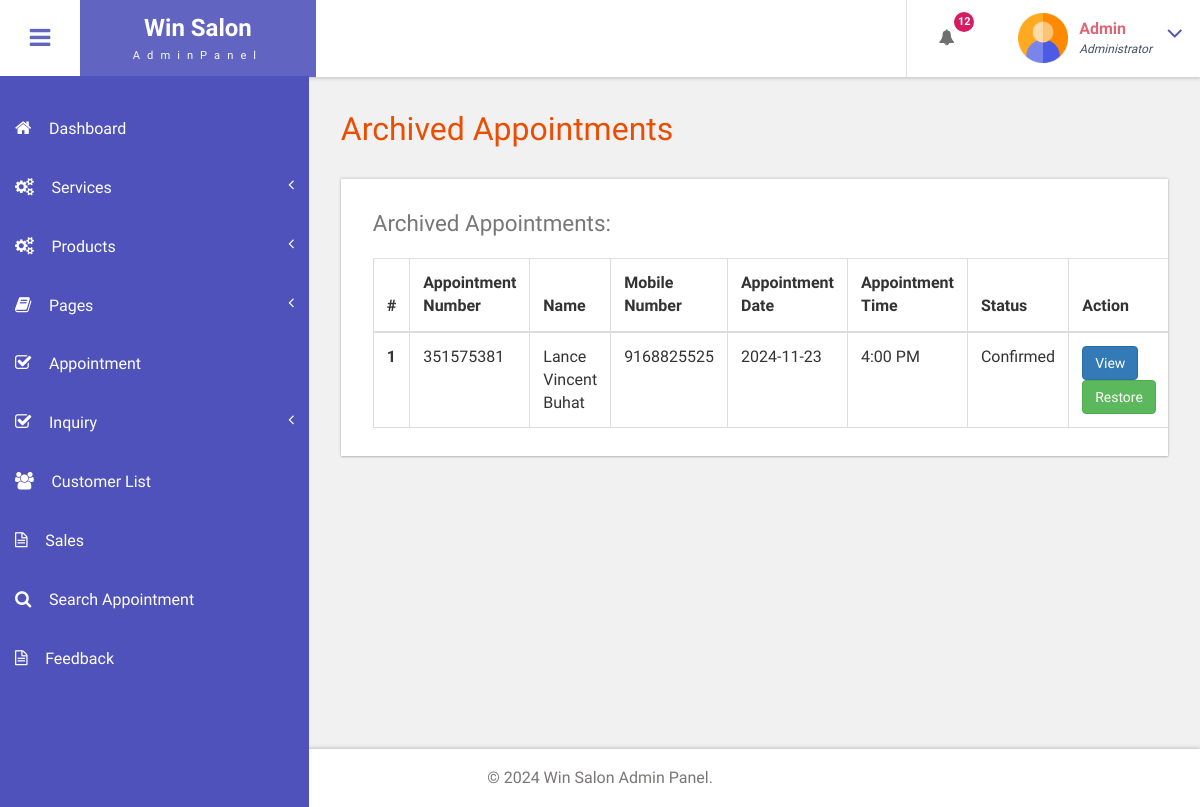
Before: /bfs/admin/archived-appointments.php (signed in) with the older database file.
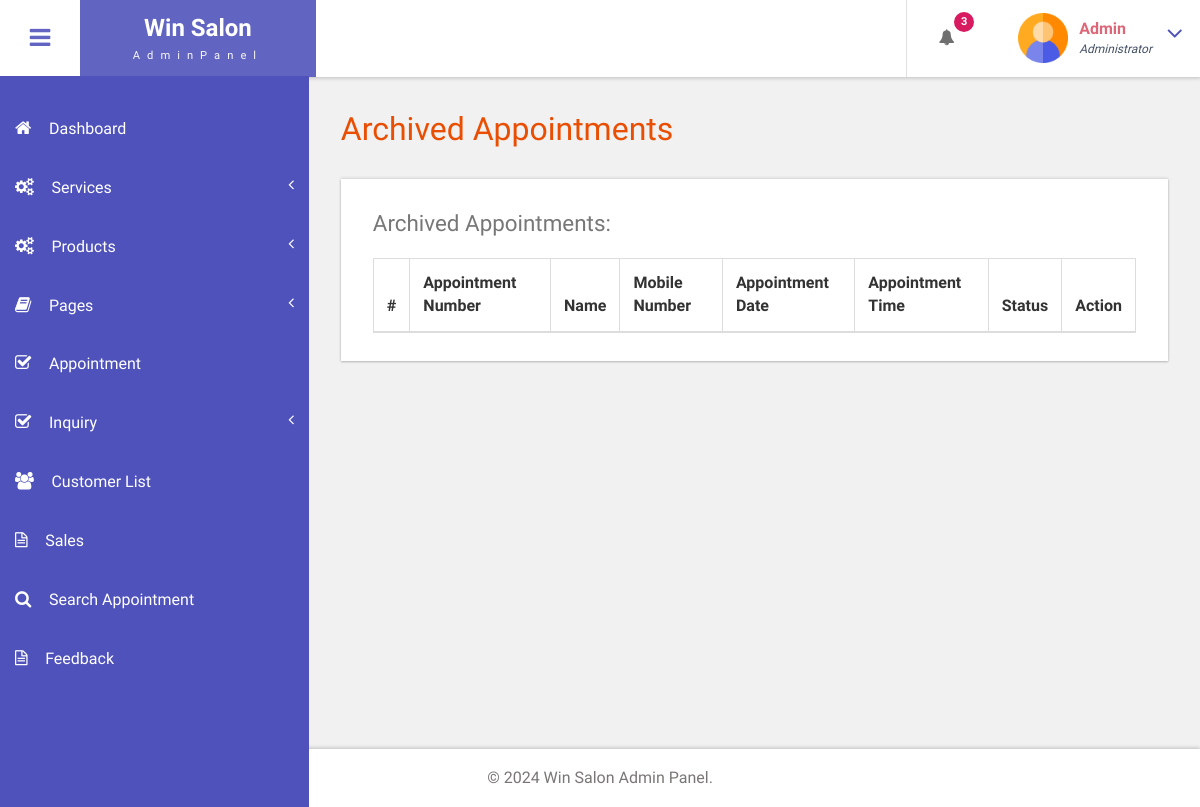
After: the same page with the newer database file.
### tables this page shows
CREATE TABLE `tblbook` (
  `ID` int(10) NOT NULL,
  `UserID` int(10) DEFAULT NULL,
  `AptNumber` int(10) DEFAULT NULL,
  `AptDate` date DEFAULT NULL,
  `AptTime` time DEFAULT NULL,
  `Service` varchar(255) NOT NULL,
  `Message` mediumtext DEFAULT NULL,
  `BookingDate` timestamp NULL DEFAULT current_timestamp(),
  `Remark` varchar(250) DEFAULT NULL,
  `Status` varchar(250) DEFAULT NULL,
  `RemarkDate` timestamp NULL DEFAULT NULL ON UPDATE current_timestamp(),
  `Service_Total_Price` decimal(10,2) DEFAULT 0.00,
  `deleted_at` datetime DEFAULT NULL
);

CREATE TABLE `tbluser` (
  `ID` int(10) NOT NULL,
  `FirstName` varchar(120) DEFAULT NULL,
  `LastName` varchar(250) DEFAULT NULL,
  `MobileNumber` bigint(10) DEFAULT NULL,
  `Email` varchar(120) DEFAULT NULL,
  `Password` varchar(120) DEFAULT NULL,
  `account_activation_hash` varchar(64) DEFAULT NULL,
  `RegDate` timestamp NULL DEFAULT current_timestamp(),
  `LastLogin` timestamp NOT NULL DEFAULT current_timestamp() ON UPDATE current_timestamp()
);

### bfs/admin/archived-appointments.php (the view, shortened to what the changed rows need)
<?php
include('includes/dbconnection.php');
if (strlen($_SESSION['bpmsaid'] == 0)) {
    header('location:logout.php');
} else {
?>
<!DOCTYPE HTML>
<html>
<head>
    <link href="css/bootstrap.css" rel='stylesheet' type='text/css' />
    <link href="css/style.css" rel='stylesheet' type='text/css' />
    <link href="css/font-awesome.css" rel="stylesheet">
    <link href="css/animate.css" rel="stylesheet" type="text/css" media="all">
    <link href="css/custom.css" rel="stylesheet">
</head>
<body class="cbp-spmenu-push">
    <div class="main-content">
        <?php include_once('includes/sidebar.php'); ?>
        <?php include_once('includes/header.php'); ?>
        <div id="page-wrapper">
            <div class="main-page">
                <div class="tables">
                    <h3 class="title1">Archived Appointments</h3>
                    <div class="table-responsive bs-example widget-shadow">
                        <h4>Archived Appointments:</h4>
                        <table class="table table-bordered">
                            <thead>
                                <tr>
                                    <th>#</th>
                                    <th>Appointment Number</th>
                                    <th>Name</th>
                                    <th>Mobile Number</th>
                                    <th>Appointment Date</th>
                                    <th>Appointment Time</th>
                                    <th>Status</th>
                                    <th>Action</th>
                                </tr>
                            </thead>
                            <tbody>
                            <?php
                            $ret = mysqli_query($con, "SELECT tbluser.FirstName, tbluser.LastName, tbluser.Email, tbluser.MobileNumber, tblbook.ID as bid, tblbook.AptNumber, tblbook.AptDate, tblbook.AptTime, tblbook.Message, tblbook.BookingDate, tblbook.Status
                                                       FROM tblbook
                                                       JOIN tbluser ON tbluser.ID = tblbook.UserID
                                                       WHERE tblbook.deleted_at IS NOT NULL
                                                       AND tblbook.deleted_at >= NOW() - INTERVAL 30 DAY
                                                       ORDER BY tblbook.BookingDate DESC, tblbook.ID DESC");
                            $cnt = 1;
                            while ($row = mysqli_fetch_array($ret)) {
                            ?>
                            <tr>
                                <th scope="row"><?php echo $cnt; ?></th>
                                <td><?php echo $row['AptNumber']; ?></td>
                                <td><?php echo $row['FirstName'] . " " . $row['LastName']; ?></td>
                                <td><?php echo $row['MobileNumber']; ?></td>
                                <td><?php echo $row['AptDate']; ?></td>
                                <td><?php echo date("g:i A", strtotime($row['AptTime'])); ?></td>
                                <td><?php echo $row['Status'] ? $row['Status'] : "Not Updated Yet"; ?></td>
                                <td>
                                    <a href="view-appointment.php?viewid=<?php echo $row['bid']; ?>" class="btn btn-primary">View</a>
                                    <a href="archived-appointments.php?restoreid=<?php echo $row['bid']; ?>" class="btn btn-success" onClick="return confirm('Are you sure you want to restore this appointment?')">Restore</a>
                                </td>
                            </tr>
                            <?php
                            $cnt++;
                            } ?>
                            </tbody>
                        </table>
                    </div>
                </div>
            </div>
        </div>
        <?php include_once('includes/footer.php'); ?>
    </div>
</body>
</html>
<?php } ?>

### bfs/admin/includes/header.php (shortened to what the changed rows need)
<div class="sticky-header header-section ">
      <div class="header-left">
        <button id="showLeftPush"><i class="fa fa-bars"></i></button>
        <div class="logo">
          <a href="index.html">
            <h1>Win Salon</h1>
            <span>AdminPanel</span>
          </a>
        </div>
      </div>
      <div class="header-right">
        <div class="profile_details_left">
          <ul class="nofitications-dropdown">
            <?php
            $ret1 = mysqli_query($con, "SELECT tbluser.FirstName, tbluser.LastName, tblbook.ID as bid, tblbook.AptNumber
                            FROM tblbook
                            JOIN tbluser ON tbluser.ID = tblbook.UserID
                            WHERE tblbook.Status IS NULL
                            ORDER BY tblbook.ID DESC");
            $num = mysqli_num_rows($ret1);
            ?>
            <li class="dropdown head-dpdn">
              <a href="#" class="dropdown-toggle" data-toggle="dropdown" aria-expanded="false"><i class="fa fa-bell"></i><span class="badge blue"><?php echo $num;?></span></a>
            </li>
          </ul>
          <div class="clearfix"> </div>
        </div>
        <div class="profile_details">
        <?php
$adid=$_SESSION['bpmsaid'];
$ret=mysqli_query($con,"select AdminName from tbladmin where ID='$adid'");
$row=mysqli_fetch_array($ret);
$name=$row['AdminName'];
?>
          <ul>
            <li class="dropdown profile_details_drop">
              <a href="#" class="dropdown-toggle" data-toggle="dropdown" aria-expanded="false">
                <div class="profile_img">
                  <span class="prfil-img"><img src="images/admin.png" alt="" width="50" height="50"> </span>
                  <div class="user-name">
                    <p><?php echo $name; ?></p>
                    <span>Administrator</span>
                  </div>
                  <i class="fa fa-angle-down lnr"></i>
                  <div class="clearfix"></div>
                </div>
              </a>
            </li>
          </ul>
        </div>
      </div>
      <div class="clearfix"> </div>
    </div>

Changed rows visible on the page:
no longer on this page (row edited): tblbook: AptNumber "351575381", UserID.FirstName "Lance Vincent", UserID.LastName "Buhat", UserID.MobileNumber "9168825525", AptDate "2024-11-23", AptTime "4:00 PM", Status "Confirmed"
Other visible differences:
$num: "12" → "3"
